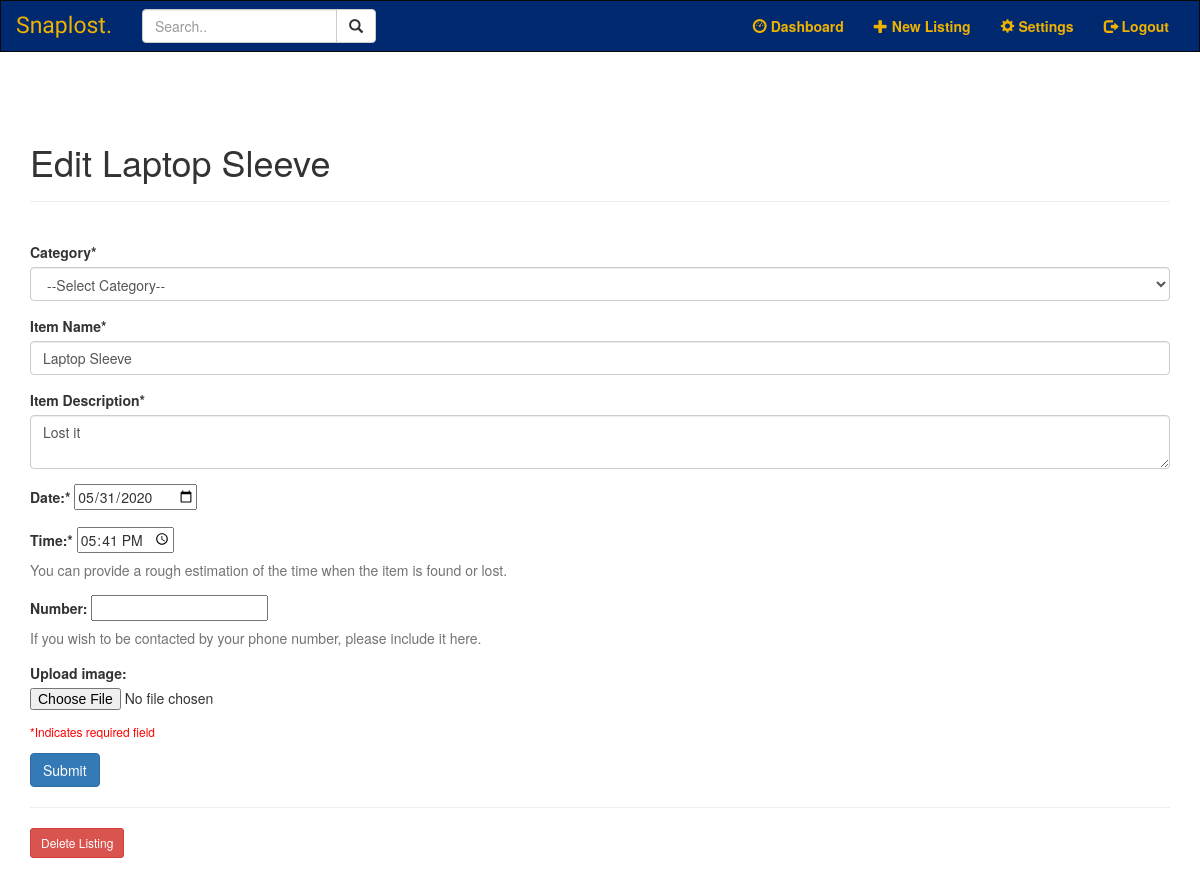
Page /1/edit (signed in) on the earlier database version.
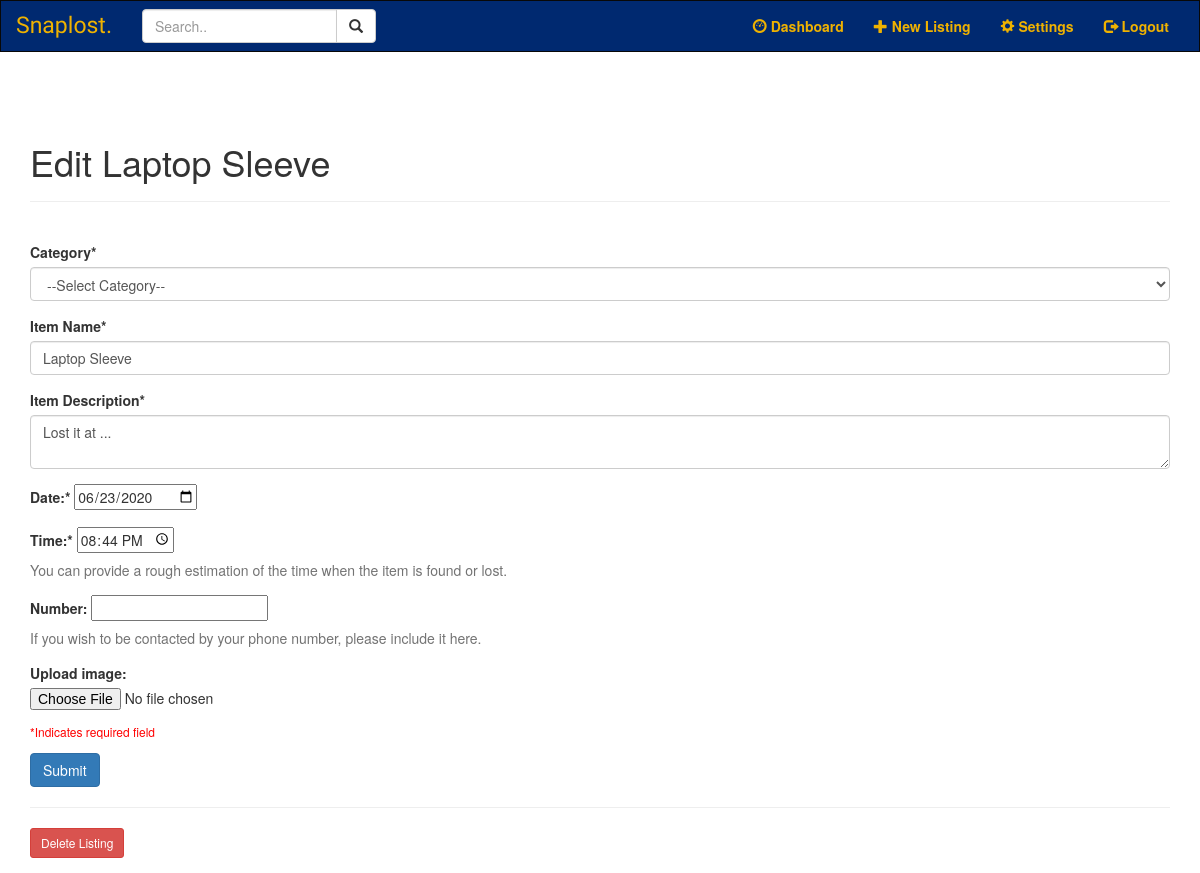
Same page on the later database version.
### models.py (models this page shows)
class Item(UserMixin, db.Model):
    __tablename__ = "item"
    __table_args__ = {'extend_existing': True}
    id = db.Column(db.Integer, primary_key=True)
    category = db.Column(db.String(100), nullable=False)
    item = db.Column(db.String(100), nullable=False)
    description = db.Column(db.String(1000), nullable=False)
    occurdate = db.Column(db.Date)
    time = db.Column(db.Time)
    number = db.Column(db.String(100))
    user_id = db.Column(db.Integer, db.ForeignKey('user.id'))

### item.py (the view)
@item.route('/<int:item_id>/edit', methods=('GET','POST'))
@login_required
def edit(item_id):
    item = Item.query.filter_by(id=item_id).first()
    user = User.query.get(current_user.id)
    if request.method == 'POST':
        category = request.form.get('category')
        name = request.form['item']
        description = request.form['description']
        occurdate = request.form['occurdate']
        takentime = request.form['time']
        number = request.form['number']
        if not category:
            flash('Category of the listing is required!', 'warning')
            return render_template('edit.html', item=item)
        if not name:
            flash('Item name is required!', 'warning')
            return render_template('edit.html', item=item)
        if not description:
            flash('Item description is required!', 'warning')
            return render_template('edit.html', item=item)
        if not occurdate:
            flash('Date is required!', 'warning')
            return render_template('edit.html', item=item)
        if not takentime:
            flash('Time is required!'), 'warning'
            return render_template('edit.html', item=item)
        else:
            conDate = datetime.strptime(occurdate, '%Y-%m-%d')
            conTime = datetime.strptime(takentime, "%H:%M:%S").time()
            updated = Item.query.get(item_id)
            if (category != updated.category):
                updated.category = category
            if (name != updated.item):
                updated.item = name
            if (description != updated.description):
                updated.description = description
            if (conDate != updated.occurdate):
                updated.occurdate = conDate
            if (conTime != updated.time):
                updated.time = conTime
            if (number != updated.number):
                updated.number = number
            db.session.commit()
            flash('"{}" is successfully edited!'.format(name), 'info')
            return redirect(url_for('main.home'))
    else:
        return render_template('edit.html', item=item)

### templates/edit.html (shortened to what this page needs)
{% extends 'base.html' %}
{% block content %}
<div class='page-header'>
<h1> {% block title %} Edit {{ item['item'] }} {% endblock %} </h1>
</div>
<br>
<form method='post'>
    <div class="form-group">
        <label for="category"> Category* </label>
        <select class="form-control" id="category" name="category">
            <option value="" selected disabled hidden>--Select Category--</option>
        </select>
    </div>
    <div class="form-group">
        <label for="item"> Item Name* </label>
        <input type="text" name="item"
               placeholder="Name the item" class="form-control"
               value="{{ request.form['item'] or item['item'] }}"> </input>
    </div>
    <div class="form-group">
        <div class="form-group">
            <label for="description">Item Description*</label>
            <textarea name="description" placeholder="Description"
                                     class="form-control">{{ request.form['content'] or item['description'] }}</textarea>
    </div>
    <div class="form-group">
        <label for="occurdate"> Date:* </label>
        <input type="date" id ="occurdate" name="occurdate" value="{{ request.form['occurdate'] or item['occurdate'] }}">
    </div>
    <div class="form-group">
        <label for="time"> Time:* </label>
        <input type="time" id="time" name="time" value="{{ request.form['time'] or item['time'] }}">
        <span class="help-block">You can provide a rough estimation of the time when the item is found or lost.</span>
    </div>
    <div class="form-group">
        <label for="number"> Number: </label>
        <input type="text" id ="number" name="number" value="{{ request.form['number'] }}">
        <span class="help-block">If you wish to be contacted by your phone number, please include it here.</span>
    </div>
    <div class="form-group" action="/action_page.php">
        <label for="photo">Upload image: </label>
        <input type="file" id="photo" name="photo" accept="image/*" value="{{ request.form['photo'] or item['photo'] }}">
    </div>
    <div class="form-group">
        <h6 style="color:red"> *Indicates required field </h6>
    </div>
    <div class="form-group">
        <button type="submit" class="btn btn-primary">Submit</button>
    </div>
</form>
<hr>
<form action="{{ url_for('item.delete', item_id=item['id']) }}" method="POST">
    <input type="submit" value="Delete Listing"
                         class="btn btn-danger btn-sm"
                         onclick="return confirm('Are you sure you want to delete this post?')">
</form>
{% endblock %}

Differences in the rows shown:
changed Item "Laptop Sleeve": description "Lost it" → "Lost it at ..."; occurdate "05/31/2020" → "06/23/2020"; time "17:41:00" → "20:44:00"
